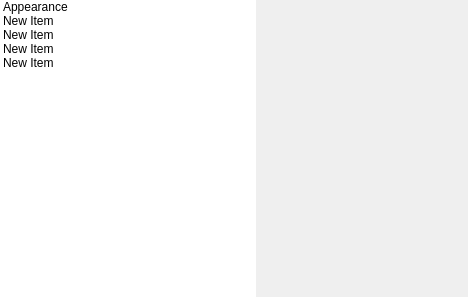
<?xml version="1.0" encoding="UTF-8"?>
<ui version="4.0">
 <class>SettingsWidget</class>
 <widget class="QWidget" name="SettingsWidget">
  <property name="geometry">
   <rect>
    <x>0</x>
    <y>0</y>
    <width>468</width>
    <height>297</height>
   </rect>
  </property>
  <property name="windowTitle">
   <string>Form</string>
  </property>
  <layout class="QHBoxLayout" name="horizontalLayout" stretch="0,1">
   <property name="spacing">
    <number>0</number>
   </property>
   <property name="leftMargin">
    <number>0</number>
   </property>
   <property name="topMargin">
    <number>0</number>
   </property>
   <property name="rightMargin">
    <number>0</number>
   </property>
   <property name="bottomMargin">
    <number>0</number>
   </property>
   <item>
    <widget class="QListWidget" name="mainList">
     <property name="sizePolicy">
      <sizepolicy hsizetype="Minimum" vsizetype="Expanding">
       <horstretch>0</horstretch>
       <verstretch>0</verstretch>
      </sizepolicy>
     </property>
     <property name="frameShape">
      <enum>QFrame::NoFrame</enum>
     </property>
     <item>
      <property name="text">
       <string>Appearance</string>
      </property>
      <property name="icon">
       <iconset resource="../resources.qrc">
        <normaloff>:/icons/color</normaloff>:/icons/color</iconset>
      </property>
     </item>
     <item>
      <property name="text">
       <string>New Item</string>
      </property>
      <property name="icon">
       <iconset resource="../resources.qrc">
        <normaloff>:/icons/property</normaloff>:/icons/property</iconset>
      </property>
     </item>
     <item>
      <property name="text">
       <string>New Item</string>
      </property>
      <property name="icon">
       <iconset resource="../resources.qrc">
        <normaloff>:/icons/property</normaloff>:/icons/property</iconset>
      </property>
     </item>
     <item>
      <property name="text">
       <string>New Item</string>
      </property>
      <property name="icon">
       <iconset resource="../resources.qrc">
        <normaloff>:/icons/property</normaloff>:/icons/property</iconset>
      </property>
     </item>
     <item>
      <property name="text">
       <string>New Item</string>
      </property>
      <property name="icon">
       <iconset resource="../resources.qrc">
        <normaloff>:/icons/property</normaloff>:/icons/property</iconset>
      </property>
     </item>
    </widget>
   </item>
   <item>
    <widget class="QStackedWidget" name="mainStackWidget">
     <property name="sizePolicy">
      <sizepolicy hsizetype="Expanding" vsizetype="Preferred">
       <horstretch>0</horstretch>
       <verstretch>0</verstretch>
      </sizepolicy>
     </property>
     <property name="currentIndex">
      <number>0</number>
     </property>
     <widget class="QWidget" name="appearanceTab">
      <layout class="QVBoxLayout" name="appearanceLayout">
       <property name="spacing">
        <number>0</number>
       </property>
       <property name="leftMargin">
        <number>0</number>
       </property>
       <property name="topMargin">
        <number>0</number>
       </property>
       <property name="rightMargin">
        <number>0</number>
       </property>
       <property name="bottomMargin">
        <number>0</number>
       </property>
      </layout>
     </widget>
    </widget>
   </item>
  </layout>
 </widget>
 <resources>
  <include location="../resources.qrc"/>
 </resources>
 <connections/>
</ui>
